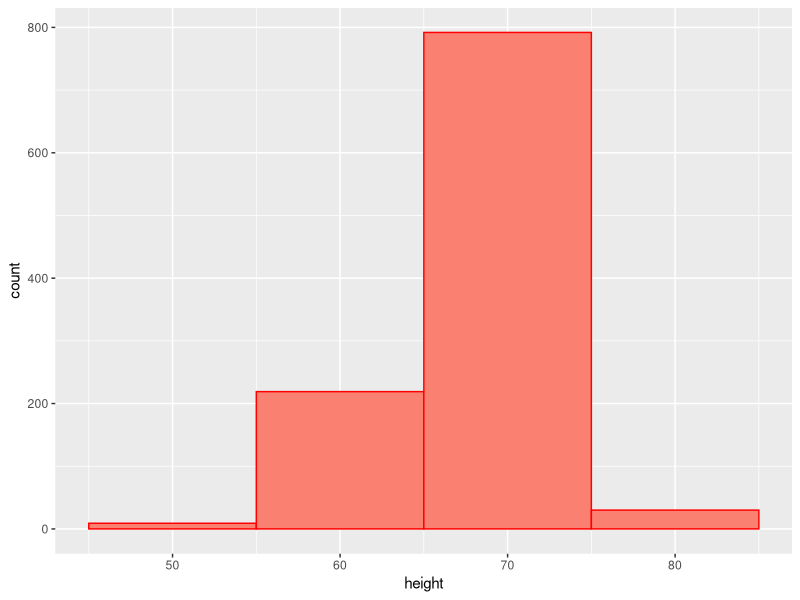
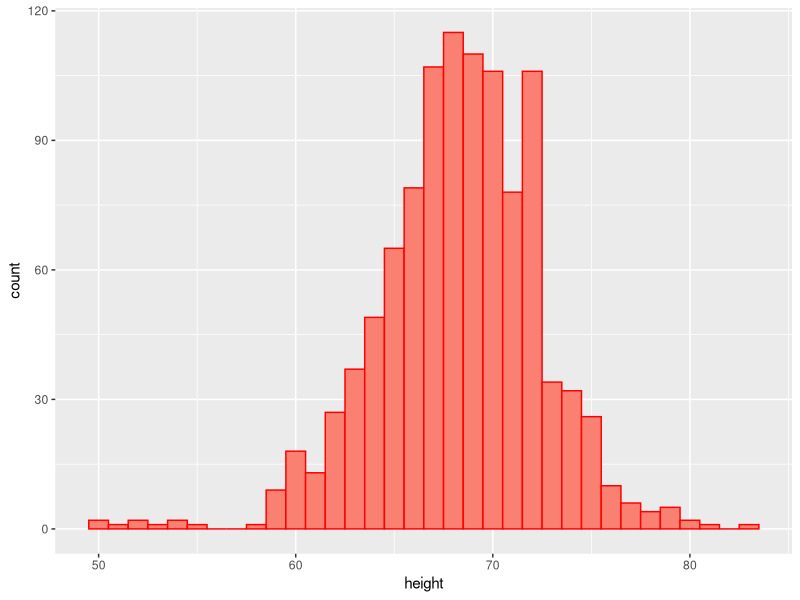
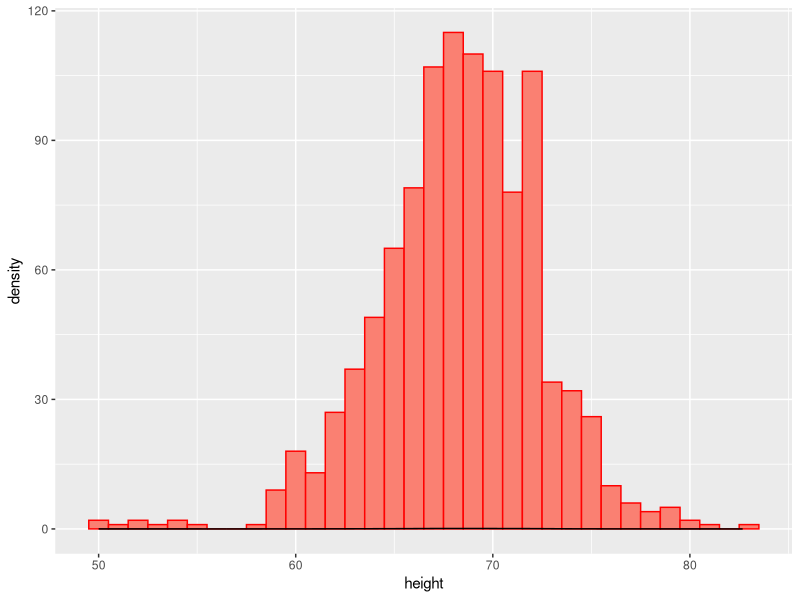
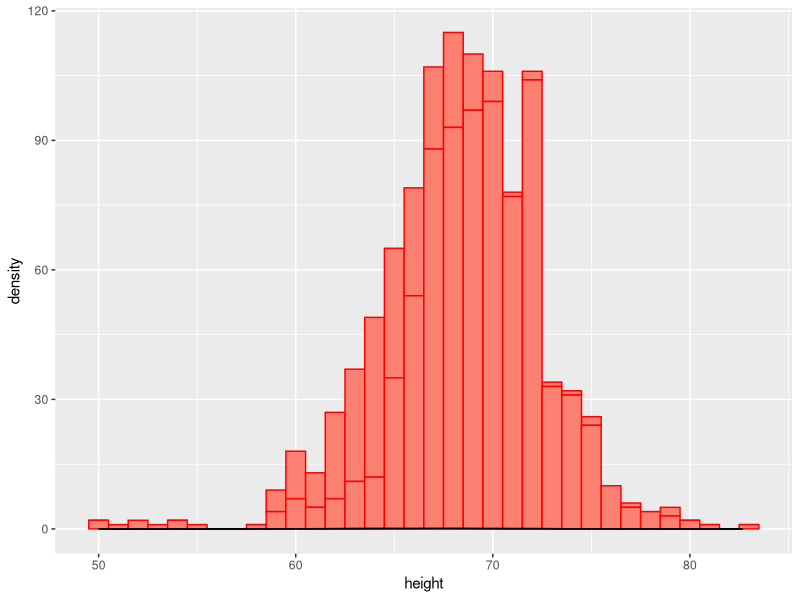
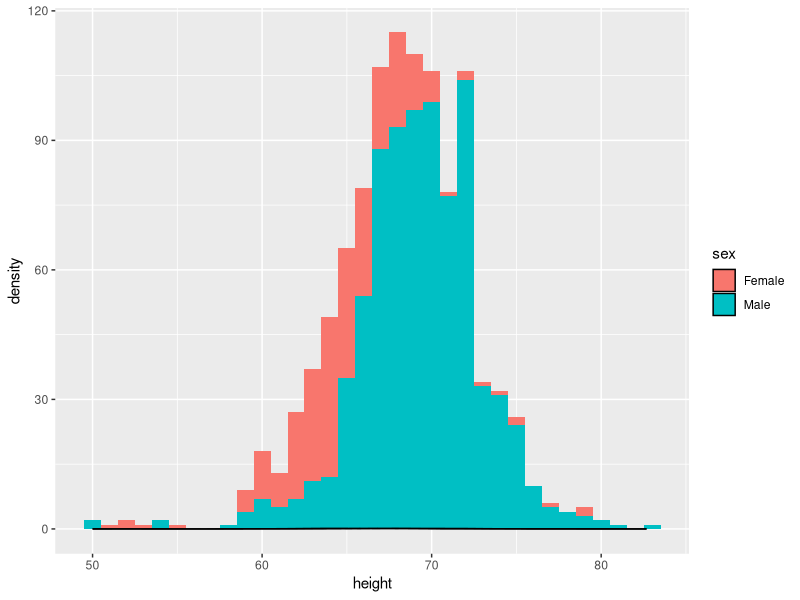
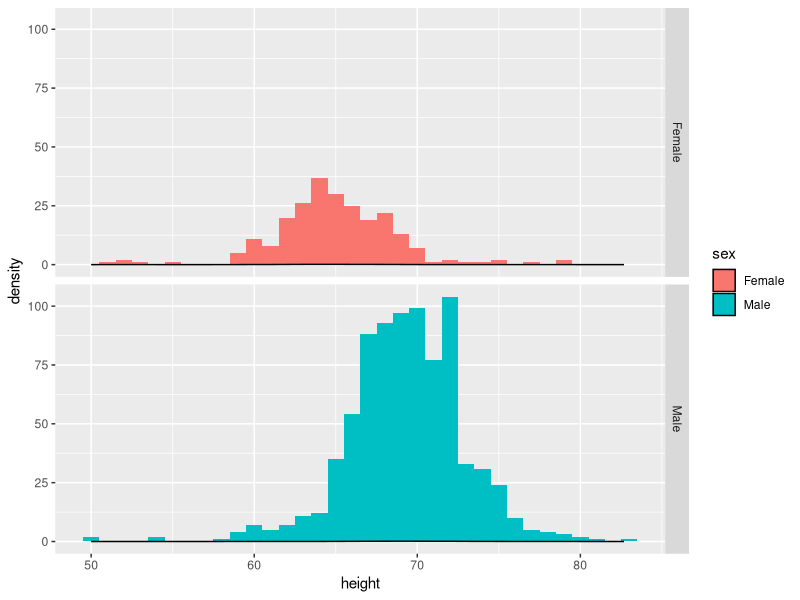
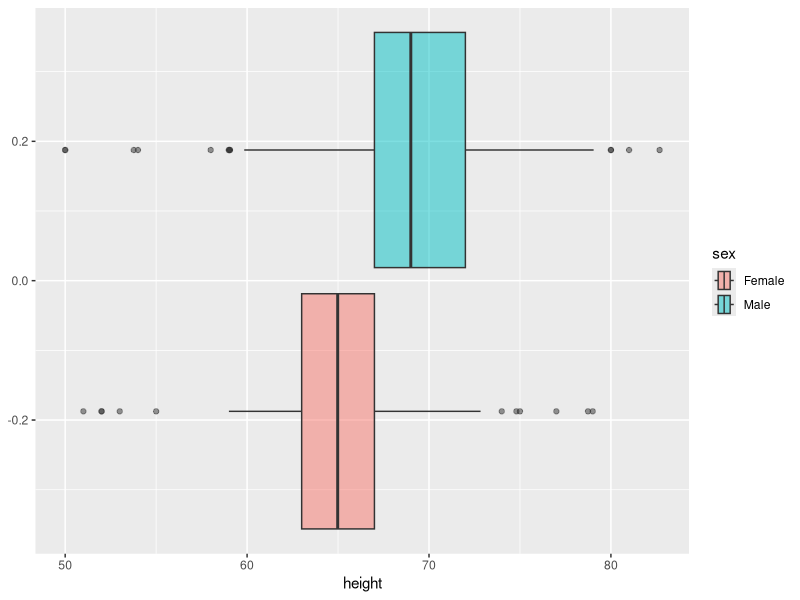

These figures' R source, in order: (Note: this script raises an error after producing the figures.)
## ---- chunk 1
knitr::opts_chunk$set(echo = TRUE)
library(tidyverse)
## ---- chunk 2
#install.packages("dslabs")
library(dslabs) 
data(heights)
glimpse(heights)
## ---- chunk 3
h1 <- ggplot(data = heights, mapping = aes(x = height)) 
h1 + geom_histogram(binwidth = 10, fill = "salmon", color = "red")
   

## ---- chunk 4
h1 + geom_histogram(binwidth = 1, fill = "salmon", color = "red")
## ---- chunk 5
h1 + geom_histogram(binwidth = 1, fill = "salmon", color = "red") + geom_density()
## ---- chunk 6
h2 <- ggplot(data = heights, mapping = aes(x = height, group = sex)) 
h2 + geom_histogram(binwidth = 1, fill = "salmon", color = "red") + geom_density()
   
## ---- chunk 7

h2 <- ggplot(data = heights, mapping = aes(x = height, 
                                           group = sex, 
                                           fill = sex)) 
h2 + geom_histogram(binwidth = 1) + geom_density()
## ---- chunk 8
h2 <- ggplot(data = heights, mapping = aes(x = height, 
                                           group = sex, 
                                           fill = sex)) 
h2 + geom_histogram(binwidth = 1) + geom_density() + facet_grid(sex ~.)

## ---- chunk 9
h3 <- ggplot(data = heights, mapping = aes(x = height, 
                                           group = sex, 
                                           fill = sex)) + 
                                           geom_boxplot(alpha = 1/2)

h3
## ---- chunk 10
heights %>% summarise(meanOv = mean(height),
                      median = (height))
## ---- chunk 11
heights %>% summarise(meanOv = mean(height),
                      medOv = median(height), 
                      .by = sex) # experimental

## OR this works too 
hei <-heights %>% group_by(sex) %>%
  summarise(meanOv = mean(height),
                      medOv = median(height))

## ---- chunk 12

hei %>%
  group_by(heights) %>%
  summarise(max(Female), max(Male))
## ---- chunk 13


## ---- chunk 14
# install.packages("pscl")
library(pscl) # loads in the package that has this data. 
## You might need to install this...

# data for presidental elections
votedata <-  presidentialElections
glimpse(votedata)
## ---- chunk 15



## ---- chunk 16



## ---- chunk 17



## ---- chunk 18


## ---- chunk 19


## ---- chunk 20



## ---- chunk 21


## ---- chunk 22
library(maps)
votedata$state <- tolower(votedata$state)  ## states need to be lowercase for linking

states_map <- map_data("state") ## this gives us the lat and long for each point of each state.
  
map_plot <-  ggplot(data =  votedata %>% filter(year == 2008), aes(map_id = state)) +
    geom_map(aes(fill = demVote), map = states_map) +
    expand_limits(x = states_map$long, y = states_map$lat)

map_plot  
## ---- chunk 23
map_plot <-  ggplot(data =  votedata %>% filter(year == 2016), aes(map_id = state)) +
  geom_map(aes(fill = demVote), map = states_map)+
  expand_limits(x = states_map$long, y = states_map$lat)

map_plot  
## ---- chunk 24


## ---- chunk 25


## ---- chunk 26


## ---- chunk 27
library(palmerpenguins)
glimpse(penguins)
## ---- chunk 28


## ---- chunk 29


## ---- chunk 30


## ---- chunk 31



## ---- chunk 32



## ---- chunk 33
